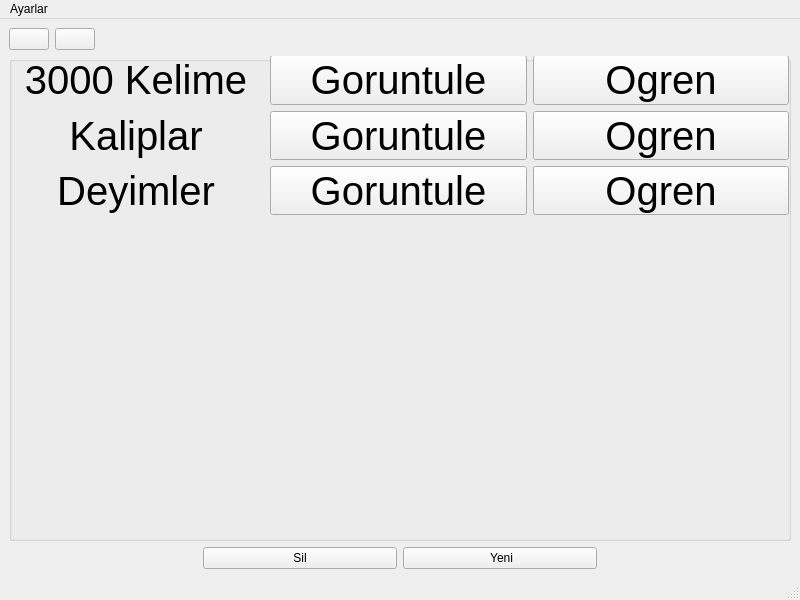
<?xml version="1.0" encoding="UTF-8"?>
<ui version="4.0">
 <class>MainWindow</class>
 <widget class="QMainWindow" name="MainWindow">
  <property name="geometry">
   <rect>
    <x>0</x>
    <y>0</y>
    <width>800</width>
    <height>600</height>
   </rect>
  </property>
  <property name="windowTitle">
   <string>MainWindow</string>
  </property>
  <widget class="QWidget" name="centralwidget">
   <layout class="QVBoxLayout" name="verticalLayout_2">
    <item>
     <layout class="QHBoxLayout" name="horizontalLayout">
      <item>
       <widget class="QPushButton" name="pushButton_geri">
        <property name="text">
         <string/>
        </property>
        <property name="icon">
         <iconset theme="QIcon::ThemeIcon::GoPrevious"/>
        </property>
       </widget>
      </item>
      <item>
       <widget class="QPushButton" name="pushButton_anasayfa">
        <property name="text">
         <string/>
        </property>
        <property name="icon">
         <iconset theme="QIcon::ThemeIcon::GoHome"/>
        </property>
       </widget>
      </item>
      <item>
       <spacer name="horizontalSpacer">
        <property name="orientation">
         <enum>Qt::Orientation::Horizontal</enum>
        </property>
        <property name="sizeHint" stdset="0">
         <size>
          <width>40</width>
          <height>20</height>
         </size>
        </property>
       </spacer>
      </item>
     </layout>
    </item>
    <item>
     <widget class="QGroupBox" name="groupBox">
      <property name="title">
       <string/>
      </property>
      <widget class="QWidget" name="formLayoutWidget">
       <property name="geometry">
        <rect>
         <x>-1</x>
         <y>-1</y>
         <width>781</width>
         <height>160</height>
        </rect>
       </property>
       <layout class="QGridLayout" name="gridLayout">
        <item row="1" column="1">
         <widget class="QPushButton" name="pushButton_2">
          <property name="font">
           <font>
            <pointsize>30</pointsize>
           </font>
          </property>
          <property name="text">
           <string>Goruntule</string>
          </property>
         </widget>
        </item>
        <item row="0" column="0">
         <widget class="QLabel" name="label_1">
          <property name="font">
           <font>
            <pointsize>30</pointsize>
           </font>
          </property>
          <property name="text">
           <string>3000 Kelime</string>
          </property>
          <property name="alignment">
           <set>Qt::AlignmentFlag::AlignCenter</set>
          </property>
         </widget>
        </item>
        <item row="1" column="0">
         <widget class="QLabel" name="label_2">
          <property name="font">
           <font>
            <pointsize>30</pointsize>
           </font>
          </property>
          <property name="text">
           <string>Kaliplar</string>
          </property>
          <property name="alignment">
           <set>Qt::AlignmentFlag::AlignCenter</set>
          </property>
         </widget>
        </item>
        <item row="2" column="1">
         <widget class="QPushButton" name="pushButton_3">
          <property name="font">
           <font>
            <pointsize>30</pointsize>
           </font>
          </property>
          <property name="text">
           <string>Goruntule</string>
          </property>
         </widget>
        </item>
        <item row="0" column="1">
         <widget class="QPushButton" name="pushButton_1">
          <property name="font">
           <font>
            <pointsize>30</pointsize>
           </font>
          </property>
          <property name="text">
           <string>Goruntule</string>
          </property>
         </widget>
        </item>
        <item row="2" column="0">
         <widget class="QLabel" name="label_3">
          <property name="font">
           <font>
            <pointsize>30</pointsize>
           </font>
          </property>
          <property name="text">
           <string>Deyimler</string>
          </property>
          <property name="alignment">
           <set>Qt::AlignmentFlag::AlignCenter</set>
          </property>
         </widget>
        </item>
        <item row="0" column="2">
         <widget class="QPushButton" name="pushButton_ogren_1">
          <property name="font">
           <font>
            <pointsize>30</pointsize>
           </font>
          </property>
          <property name="text">
           <string>Ogren</string>
          </property>
         </widget>
        </item>
        <item row="1" column="2">
         <widget class="QPushButton" name="pushButton_ogren_2">
          <property name="font">
           <font>
            <pointsize>30</pointsize>
           </font>
          </property>
          <property name="text">
           <string>Ogren</string>
          </property>
         </widget>
        </item>
        <item row="2" column="2">
         <widget class="QPushButton" name="pushButton_ogren_3">
          <property name="font">
           <font>
            <pointsize>30</pointsize>
           </font>
          </property>
          <property name="text">
           <string>Ogren</string>
          </property>
         </widget>
        </item>
       </layout>
      </widget>
     </widget>
    </item>
    <item>
     <layout class="QHBoxLayout" name="horizontalLayout_2">
      <item>
       <spacer name="horizontalSpacer_2">
        <property name="orientation">
         <enum>Qt::Orientation::Horizontal</enum>
        </property>
        <property name="sizeHint" stdset="0">
         <size>
          <width>40</width>
          <height>20</height>
         </size>
        </property>
       </spacer>
      </item>
      <item>
       <widget class="QPushButton" name="pushButton_sil">
        <property name="sizePolicy">
         <sizepolicy hsizetype="Expanding" vsizetype="Fixed">
          <horstretch>0</horstretch>
          <verstretch>0</verstretch>
         </sizepolicy>
        </property>
        <property name="minimumSize">
         <size>
          <width>0</width>
          <height>0</height>
         </size>
        </property>
        <property name="text">
         <string>Sil</string>
        </property>
       </widget>
      </item>
      <item>
       <widget class="QPushButton" name="pushButton_yeni">
        <property name="sizePolicy">
         <sizepolicy hsizetype="Expanding" vsizetype="Fixed">
          <horstretch>0</horstretch>
          <verstretch>0</verstretch>
         </sizepolicy>
        </property>
        <property name="minimumSize">
         <size>
          <width>0</width>
          <height>0</height>
         </size>
        </property>
        <property name="text">
         <string>           Yeni          </string>
        </property>
       </widget>
      </item>
      <item>
       <spacer name="horizontalSpacer_3">
        <property name="orientation">
         <enum>Qt::Orientation::Horizontal</enum>
        </property>
        <property name="sizeHint" stdset="0">
         <size>
          <width>40</width>
          <height>20</height>
         </size>
        </property>
       </spacer>
      </item>
     </layout>
    </item>
   </layout>
  </widget>
  <widget class="QMenuBar" name="menubar">
   <property name="geometry">
    <rect>
     <x>0</x>
     <y>0</y>
     <width>800</width>
     <height>37</height>
    </rect>
   </property>
   <widget class="QMenu" name="menuAyarlar">
    <property name="title">
     <string>Ayarlar</string>
    </property>
    <widget class="QMenu" name="menuDarkmode">
     <property name="title">
      <string>Tema</string>
     </property>
     <addaction name="actionWhite"/>
     <addaction name="actionDark"/>
    </widget>
    <addaction name="menuDarkmode"/>
   </widget>
   <addaction name="menuAyarlar"/>
  </widget>
  <widget class="QStatusBar" name="statusbar"/>
  <action name="actionWhite">
   <property name="text">
    <string>White</string>
   </property>
  </action>
  <action name="actionDark">
   <property name="text">
    <string>Dark</string>
   </property>
  </action>
 </widget>
 <resources/>
 <connections/>
</ui>
